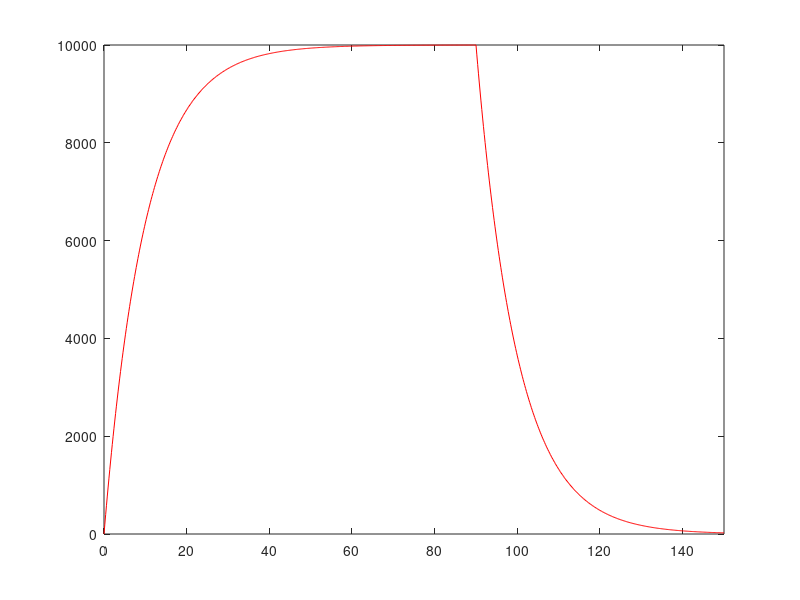

Source code (MATLAB):
% Charging and discharging curves for passive membrane patch
% R Rao 2007 

clear
% input current
I = 10 % nA

% capacitance and leak resistance

C = 0.1/10 % nF
R = 100*10 % M ohms
tau = R*C % = 0.1*100 nF-Mohms = 100*100 pF Mohms = 10 ms
disp('(Theoretical)')

% membrane potential equation dV/dt = - V/RC + I/C

tstop = 150; % ms

V_inf = I*R; % peak V (in mV)
tau = 0; % experimental (ms)

h = 0.2; % ms (step size)

V = 0; % mV
V_trace = [V]; % mV

for t = h:h:tstop

   % Euler method: V(t+h) = V(t) + h*dV/dt
   V = V +h*(- (V/(R*C)) + (I/C));

   % Verify membrane time constant
   if (~tau && (V > 0.6321*V_inf))
     tau = t
     disp('(Experimental)')
   end
   
   % Stop current injection 
   if (t >= 0.6*tstop)
     I = 0;
   end

   V_trace = [V_trace V];
   if ~rem(t,10)
    plot(0:h:t,V_trace,'r')
     axis([0 tstop 0 V_inf])
    drawnow
   end

end

  
